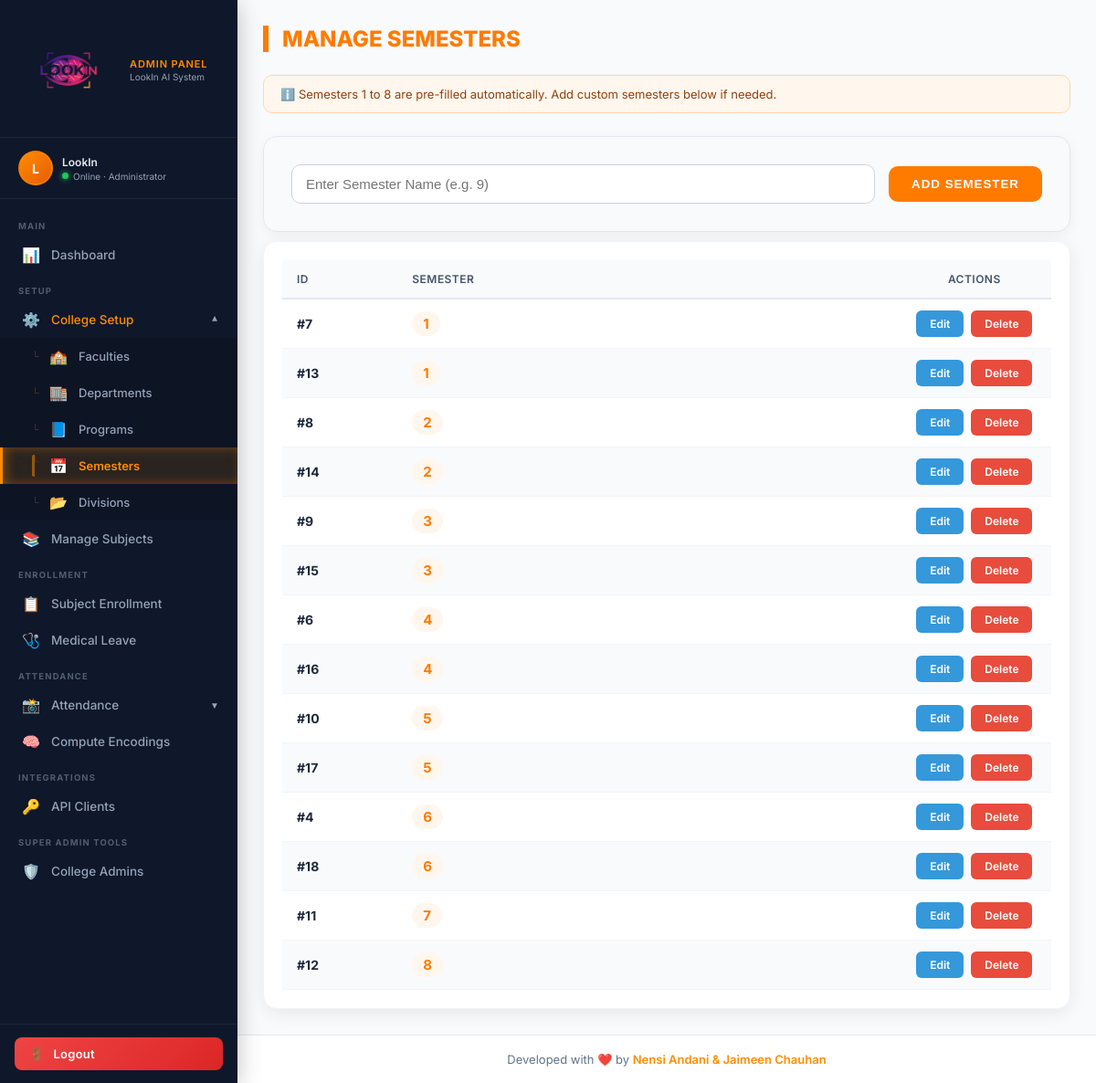
Page /semesters/ (signed in) on the committed database.
### accounts/models.py (models this page shows, shortened)
class Semester(models.Model):
    name = models.CharField(max_length=20)
    created_by = models.ForeignKey(User, on_delete=models.CASCADE, null=True, blank=True, related_name='created_semesters')

### accounts/views.py (the view)
# urls.py: path('semesters/', views.semesters, name='semesters'),
@user_passes_test(admin_check, login_url='admin_login')
@login_required
def semesters(request):
    if request.method == "POST":
        name = request.POST.get("semester_name")
        if name and not Semester.objects.filter(name=name).exists():
            Semester.objects.create(name=name, created_by=request.user)
        return redirect('semesters')
    return render(request, 'adminpanel/semesters.html', {
        'semesters': isolate_qs(request, Semester.objects.all()).order_by('name')
    })

### accounts/views.py (called while the page is built)
def isolate_qs(request, qs):
    if not request.user.is_authenticated:
        return qs.none()
    if getattr(request.user, 'is_superuser', False):
        return qs
    return qs.filter(created_by=request.user)

def admin_check(user):
    return user.is_staff

### accounts/templates/adminpanel/semesters.html (shortened to what this page needs)
{% extends 'adminpanel/base.html' %}
{% load static %}
{% block content %}
<h2 class="page-title">Manage Semesters</h2>
<div class="info-note">
    ℹ️ Semesters 1 to 8 are pre-filled automatically. Add custom semesters below if needed.
</div>
<div class="form-card">
    <form method="POST"
          action="{% if edit_semester %}{% url 'edit_semester' edit_semester.id %}{% else %}{% url 'semesters' %}{% endif %}"
          class="form-flex">
        <input type="text" name="semester_name"
               placeholder="Enter Semester Name (e.g. 9)"
               value="{% if edit_semester %}{{ edit_semester.name }}{% endif %}"
               required>
        <div class="btn-container">
            <button type="submit" class="submit-btn">
                {% if edit_semester %}Update Semester{% else %}Add Semester{% endif %}
            </button>
        </div>
    </form>
</div>
<div class="table-card">
    <table>
        <thead>
            <tr>
                <th style="width:15%;">ID</th>
                <th>Semester</th>
                <th style="width:20%; text-align:center;">Actions</th>
            </tr>
        </thead>
        <tbody>
            {% for s in semesters %}
            <tr>
                <td><strong>#{{ s.id }}</strong></td>
                <td><span class="sem-badge">{{ s.name }}</span></td>
                <td>
                    <div class="action-group" style="justify-content:center;">
                        <a href="{% url 'edit_semester' s.id %}" class="edit-link">Edit</a>
                        <a href="{% url 'delete_semester' s.id %}" class="delete-link"
                           onclick="return confirm('Pakku delete karvu che?')">Delete</a>
                    </div>
                </td>
            </tr>
            {% empty %}
            <tr>
                <td colspan="3" style="text-align:center; padding:30px; color:#94a3b8;">No Semesters Found.</td>
            </tr>
            {% endfor %}
        </tbody>
    </table>
</div>
{% endblock %}

### accounts/templates/adminpanel/base.html (shortened to what this page needs)
{% load static %}
<!DOCTYPE html>
<html lang="en">
<head>
</head>
<body>
<aside class="sidebar" id="sidebar">
    <a href="{% url 'admin_dashboard' %}" class="sidebar-logo">
        <img src="{% static 'img/logo2.png' %}" alt="LookIn Logo">
        <div class="logo-label">
            <span>Admin Panel</span>
            <span>LookIn AI System</span>
        </div>
    </a>
    <div class="admin-status">
        <div class="admin-avatar">
            {{ request.user.first_name|slice:":1"|upper|default:request.user.username|slice:":1"|upper }}
        </div>
        <div class="admin-info">
            <div class="admin-name">
                {{ request.user.first_name|default:request.user.username }}
            </div>
            <div class="admin-role">
                <span class="online-dot"></span>
                Online · Administrator
            </div>
        </div>
    </div>
    <nav class="sidebar-nav" id="sidebarNav">
        <div class="nav-section-label">Main</div>
        <a href="{% url 'admin_dashboard' %}" class="nav-item" id="nav-dashboard">
            <span class="nav-icon">📊</span>
            <span class="nav-text">Dashboard</span>
        </a>
        <div class="nav-section-label">Setup</div>
        <div class="nav-group" id="group-setup">
            <div class="nav-group-toggle" id="toggle-setup" onclick="toggleNavGroup('setup')">
                <span class="nav-icon">⚙️</span>
                <span class="nav-text">College Setup</span>
                <span class="toggle-arrow">▼</span>
            </div>
            <div class="nav-group-children" id="children-setup">
                <a href="{% url 'faculties' %}" class="nav-item" id="nav-faculties">
                    <span class="nav-icon">🏫</span>
                    <span class="nav-text">Faculties</span>
                </a>
                <a href="{% url 'departments' %}" class="nav-item" id="nav-departments">
                    <span class="nav-icon">🏬</span>
                    <span class="nav-text">Departments</span>
                </a>
                <a href="{% url 'programs' %}" class="nav-item" id="nav-programs">
                    <span class="nav-icon">📘</span>
                    <span class="nav-text">Programs</span>
                </a>
                <a href="{% url 'semesters' %}" class="nav-item" id="nav-semesters">
                    <span class="nav-icon">📅</span>
                    <span class="nav-text">Semesters</span>
                </a>
                <a href="{% url 'divisions' %}" class="nav-item" id="nav-divisions">
                    <span class="nav-icon">📂</span>
                    <span class="nav-text">Divisions</span>
                </a>
            </div>
        </div>
        <a href="{% url 'subjects' %}" class="nav-item" id="nav-subjects">
            <span class="nav-icon">📚</span>
            <span class="nav-text">Manage Subjects</span>
        </a>
        <div class="nav-section-label">Enrollment</div>
        <a href="{% url 'manage_enrollment' %}" class="nav-item" id="nav-enrollment">
            <span class="nav-icon">📋</span>
            <span class="nav-text">Subject Enrollment</span>
        </a>
        <a href="{% url 'grant_medical_leave' %}" class="nav-item" id="nav-leave">
            <span class="nav-icon">🩺</span>
            <span class="nav-text">Medical Leave</span>
        </a>
        <div class="nav-section-label">Attendance</div>
        <div class="nav-group" id="group-attendance">
            <div class="nav-group-toggle" id="toggle-attendance" onclick="toggleNavGroup('attendance')">
                <span class="nav-icon">📸</span>
                <span class="nav-text">Attendance</span>
                <span class="toggle-arrow">▼</span>
            </div>
        </div>
        <a href="{% url 'compute_encodings' %}" class="nav-item" id="nav-encodings">
            <span class="nav-icon">🧠</span>
            <span class="nav-text">Compute Encodings</span>
        </a>
        <div class="nav-section-label">Integrations</div>
        <a href="{% url 'manage_api_keys' %}" class="nav-item" id="nav-apikeys">
            <span class="nav-icon">🔑</span>
            <span class="nav-text">API Clients</span>
        </a>
        {% if request.user.is_superuser %}
        <div class="nav-section-label">Super Admin Tools</div>
        <a href="{% url 'manage_admins' %}" class="nav-item" id="nav-admins">
            <span class="nav-icon">🛡️</span>
            <span class="nav-text">College Admins</span>
        </a>
        {% endif %}
    </nav>
    <div class="sidebar-footer">
        <a href="{% url 'admin_logout' %}" class="logout-btn">
            <span>🚪</span>
            <span class="btn-text">Logout</span>
        </a>
    </div>
</aside>
<div class="layout-wrapper" id="layoutWrapper">
    <main class="main-content">
        {% block content %}{% endblock %}
    </main>
    <footer class="footer">
        Developed with ❤️ by <span>Nensi Andani &amp; Jaimeen Chauhan</span>
    </footer>
</div>
</body>
</html>

### accounts/templates/adminpanel/semesters.html (style rules this page uses)
.page-title { color: #ff7b00; font-weight: 800; margin-bottom: 25px; text-transform: uppercase; border-left: 6px solid #ff7b00; padding-left: 15px; font-size: 24px; }
.form-card { background: #f8fafc; padding: 30px; border-radius: 15px; box-shadow: 0 4px 15px rgba(0,0,0,0.05); margin-bottom: 10px; border: 1px solid #e2e8f0; }
.info-note { background: #fff7ed; border: 1px solid #fed7aa; border-radius: 10px; padding: 12px 18px; margin-bottom: 25px; font-size: 13px; color: #92400e; display: flex; align-items: center; gap: 8px; }
.form-flex { display: flex; gap: 15px; flex-wrap: wrap; align-items: center; }
.form-flex input { padding: 12px 15px; font-size: 15px; border: 1px solid #cbd5e1; border-radius: 10px; background: #ffffff; color: #1e293b; outline: none; flex: 1; min-width: 200px; transition: 0.3s; }
.btn-container { display: flex; gap: 10px; }
.submit-btn { padding: 12px 25px; background: #ff7b00; border: none; color: white; border-radius: 10px; font-weight: bold; cursor: pointer; text-transform: uppercase; letter-spacing: 1px; transition: 0.3s; min-width: 160px; }
.table-card { background: #fff; padding: 20px; border-radius: 15px; box-shadow: 0 4px 20px rgba(0,0,0,0.08); border: 1px solid #f1f5f9; overflow-x: auto; }
table { width: 100%; border-collapse: collapse; }
thead tr { background: #f8fafc; border-bottom: 2px solid #e2e8f0; }
th { padding: 15px; text-align: left; color: #475569; font-weight: 700; font-size: 13px; text-transform: uppercase; }
td { padding: 15px; border-bottom: 1px solid #f1f5f9; color: #1e293b; font-size: 14px; }
.action-group { display: flex; gap: 8px; }
.edit-link { background: #3498db; color: white; padding: 7px 15px; border-radius: 6px; text-decoration: none; font-size: 12px; font-weight: 600; transition: 0.3s; }
.delete-link { background: #e74c3c; color: white; padding: 7px 15px; border-radius: 6px; text-decoration: none; font-size: 12px; font-weight: 600; transition: 0.3s; }
.sem-badge { background: #fff7ed; color: #ff7b00; padding: 4px 12px; border-radius: 20px; font-weight: 700; font-size: 15px; display: inline-block; }

### rows in the picture
Semester: id "7", name "1"
Semester: id "13", name "1"
Semester: id "8", name "2"
Semester: id "14", name "2"
Semester: id "9", name "3"
Semester: id "15", name "3"
Semester: id "6", name "4"
Semester: id "16", name "4"
Semester: id "10", name "5"
Semester: id "17", name "5"
Semester: id "4", name "6"
Semester: id "18", name "6"
Semester: id "11", name "7"
Semester: id "12", name "8"

### other values in the picture
{{ request.user.first_name|default:request.user.username }} "LookIn"
